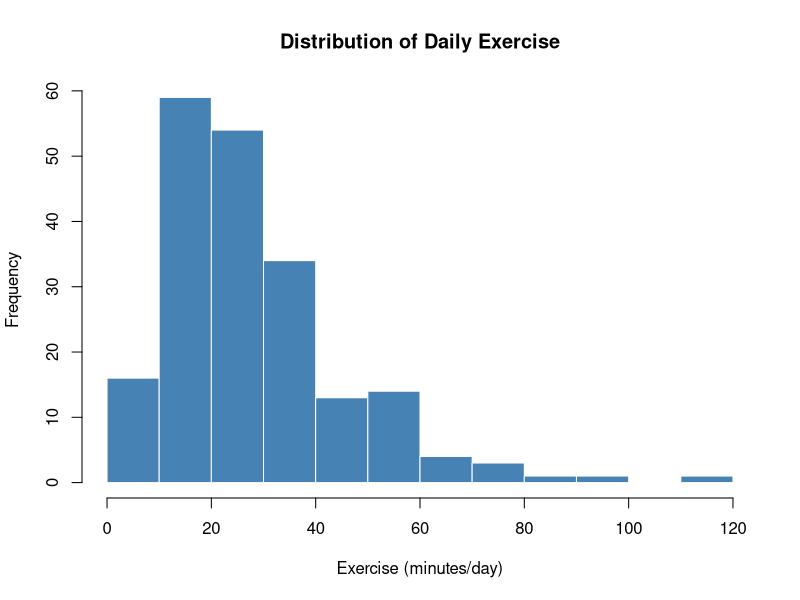
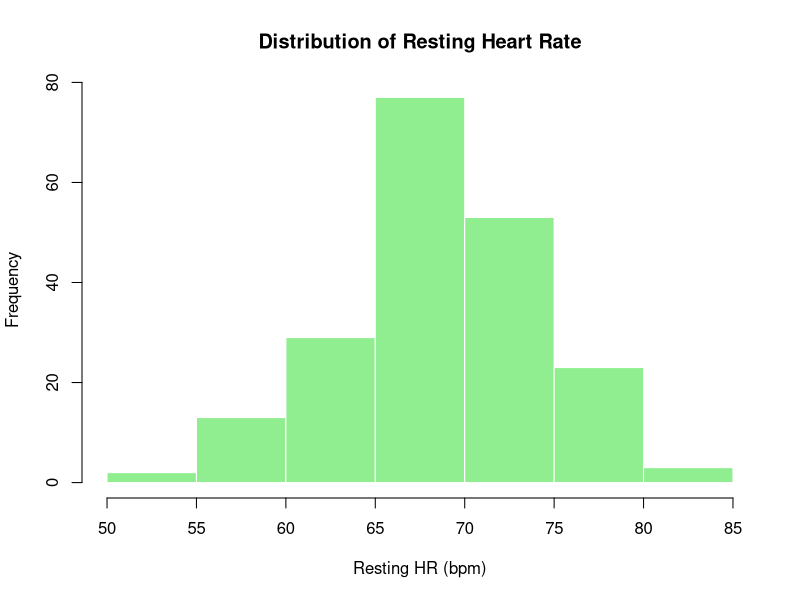
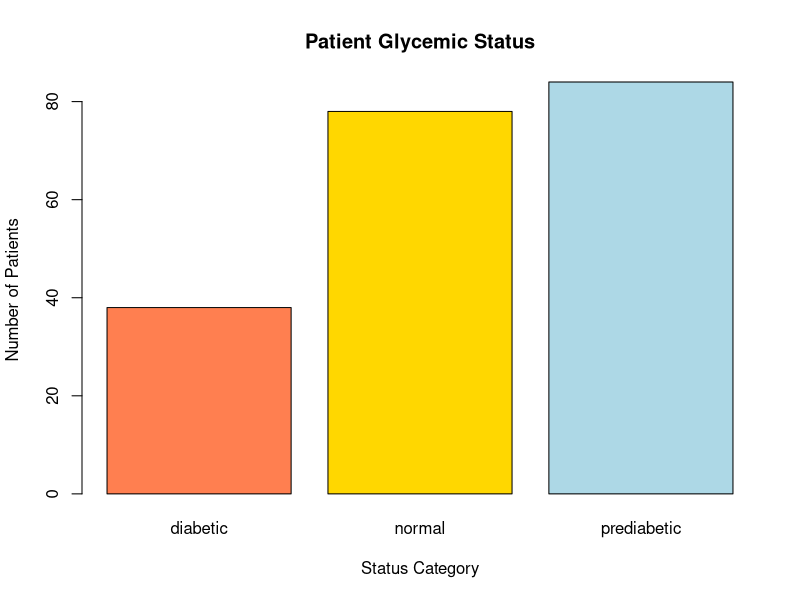
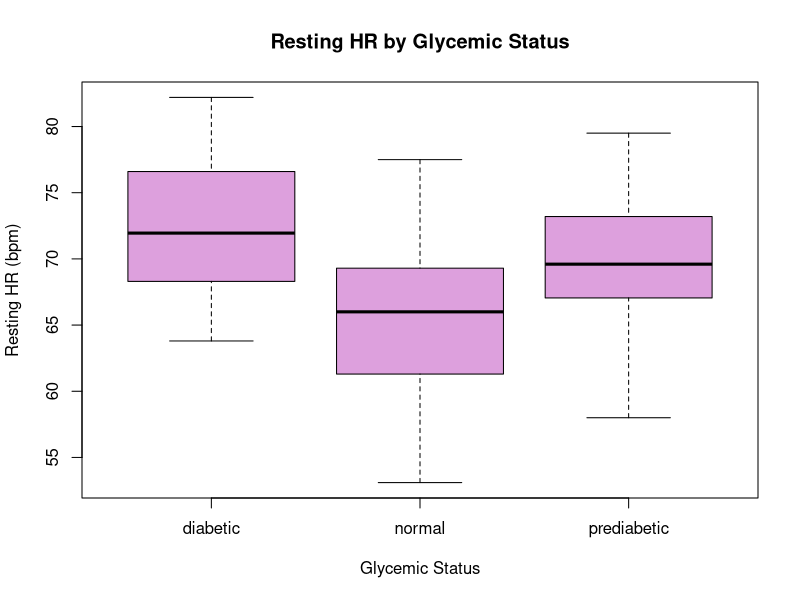
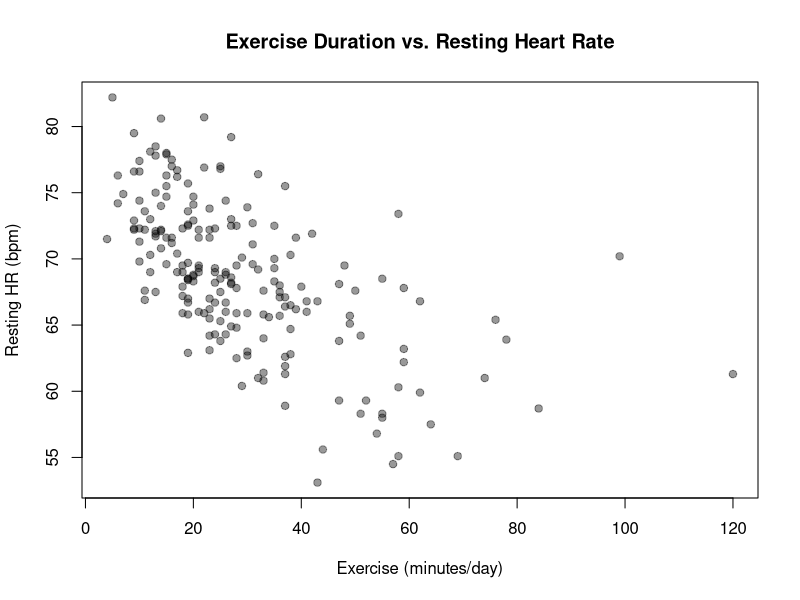

Here is the R script that generated these plots, in order:
## ---- chunk 1
# Lines starting with a hash (#) are comments. R ignores them.
# They are used to leave notes inside the code chunks.
150 / 3 + 12
## ---- chunk 2
# Assign the value 42 to a variable named my_age
my_age <- 42

# Assign text (a "string") to a variable
patient_name <- "John Doe"

# To view what is inside a variable, type its name and run the line
my_age
## ---- chunk 3
# Create a vector of multiple patient ages
patient_ages <- c(25, 34, 45, 29, 52)

# Calculate the average (mean) of the vector
mean(patient_ages)
## ---- chunk 4
# 1. List all variables currently in memory
ls()

# 2. Remove a specific variable using the rm() function
rm(my_age)

# 3. The Nuclear Option: Clear the entire environment.
# This is highly recommended at the start of a new analysis to prevent old data from interfering.
rm(list = ls())
## ---- chunk 5
# Import the data and assign it to a variable named 'df' (short for data frame)
df <- read.csv("exercise_hr.csv")
## ---- chunk 6

# View the dimensions (Number of Rows, then Number of Columns)
dim(df)
## ---- chunk 7

# Peek at the first 6 rows to verify column names and data types
head(df)

# Get a statistical summary of every column (Min, Max, Mean, Quartiles)
summary(df)
## ---- chunk 8

# Histogram 1: Exercise Minutes
hist(df$exercise_min,
     main = "Distribution of Daily Exercise",
     xlab = "Exercise (minutes/day)",
     ylab = "Frequency",
     col = "steelblue",      # Fills the bars with color
     border = "white")       # Changes the border color of the bars
## ---- chunk 9

# Histogram 2: Resting Heart Rate
hist(df$resting_hr,
     main = "Distribution of Resting Heart Rate",
     xlab = "Resting HR (bpm)",
     col = "lightgreen",
     border = "white")
## ---- chunk 10
# 1. Create a frequency table of the glycemic status
counts <- table(df$gly_status)

# 2. View the counts
counts

# 3. Plot the aggregated data
barplot(counts,
        main = "Patient Glycemic Status",
        xlab = "Status Category",
        ylab = "Number of Patients",
        col = c("coral", "gold", "lightblue")) # Applying multiple colors
## ---- chunk 11
# Syntax: boxplot(Numeric_Variable ~ Categorical_Variable)
boxplot(df$resting_hr ~ df$gly_status,
        main = "Resting HR by Glycemic Status",
        ylab = "Resting HR (bpm)",
        xlab = "Glycemic Status",
        col = "plum")
## ---- chunk 12
# Syntax: plot(X_Variable, Y_Variable)
plot(df$exercise_min, df$resting_hr,
     main = "Exercise Duration vs. Resting Heart Rate",
     xlab = "Exercise (minutes/day)",
     ylab = "Resting HR (bpm)",
     pch = 19,               # Uses solid circles instead of empty rings
     col = rgb(0, 0, 0, 0.4)) # Uses black (0,0,0) with 40% opacity (0.4) to handle overlapping points
